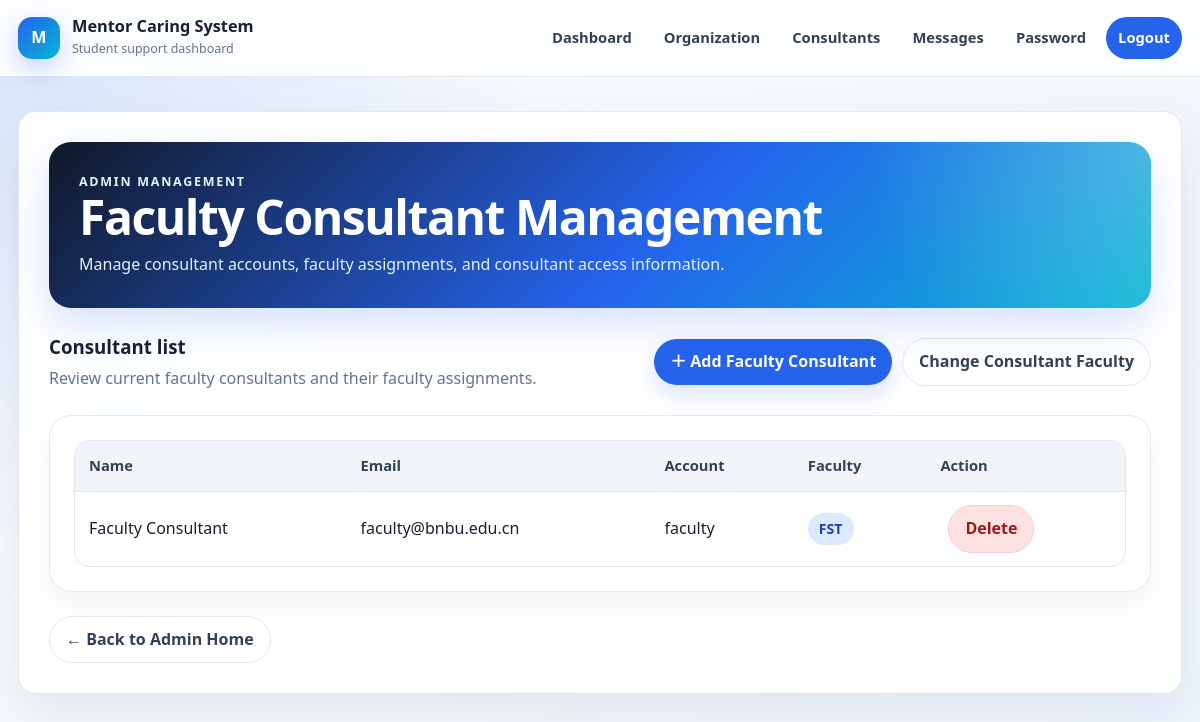
Page /admin/consultants (signed in) on the committed database.
### app/entity/faculty_consultant.py (models this page shows, shortened)
class FacultyConsultant(FacultyMember):
    __tablename__ = "faculty_consultants"
    id = db.Column(db.Integer, db.ForeignKey("faculty_members.id"), primary_key=True)
    __mapper_args__ = {
        "polymorphic_identity": "faculty_consultant",
    }

### app/entity/user.py (models this page shows, shortened)
class User(UserMixin, db.Model):
    __tablename__ = "users"
    id = db.Column(db.Integer, primary_key=True)
    user_id = db.Column(db.String(80), unique=True, nullable=False,
                       default=lambda: f"U-{uuid.uuid4().hex[:10].upper()}")
    account = db.Column(db.String(80), unique=True, nullable=False)
    password = db.Column(db.String(120), nullable=False)
    name = db.Column(db.String(120), nullable=False)
    email = db.Column(db.String(120))
    role = db.Column(db.String(50), nullable=False)
    user_type = db.Column(db.String(30), nullable=False, default="user")
    __mapper_args__ = {
        "polymorphic_identity": "user",
        "polymorphic_on": user_type,
    }

### app/entity/faculty.py (models this page shows, shortened)
class OrganizationUnit(object):
    unit_id = None
    name = None
    unit_type = None
    active = None
    created_date = None
    updated_date = None

class Faculty(db.Model, OrganizationUnit):
    __tablename__ = "faculties"
    id = db.Column(db.Integer, primary_key=True)
    name = db.Column(db.String(120), unique=True, nullable=False)
    active = db.Column(db.Boolean, default=True)
    created_at = db.Column(db.DateTime, default=local_now)
    updated_at = db.Column(db.DateTime, default=local_now, onupdate=local_now)
    departments = db.relationship("Department", backref="faculty", lazy=True)

### app/boundary/admin_boundary.py (the view)
@admin_bp.route("/admin/consultants")
@login_required
def admin_consultants():
    if current_user.role != "admin":
        flash("Only administrators can manage faculty consultants.")
        return redirect(url_for("auth.login"))
    consultants = get_all_faculty_consultants()
    return render_template("consultant_list.html", consultants=consultants)

### app/control/mentor_allocation_control.py (called while the page is built)
def get_all_faculty_consultants():
    return FacultyConsultantMapper.find_all()

### app/mapper/mentor_mapper.py (called while the page is built)
    @staticmethod
    def find_all():
        return FacultyConsultant.query.order_by(FacultyConsultant.name).all()

### app/templates/consultant_list.html (shortened to what this page needs)
{% extends "base.html" %}
{% block extra_css %}
<link rel="stylesheet" href="{{ url_for('static', filename='css/pages/organization.css') }}">
{% endblock %}
{% block content %}
<div class="consultant-page">
    <section class="org-hero">
        <p class="org-eyebrow">Admin Management</p>
        <h2>Faculty Consultant Management</h2>
        <p>Manage consultant accounts, faculty assignments, and consultant access information.</p>
    </section>
    <div class="org-toolbar">
        <div>
            <h3>Consultant list</h3>
            <p>Review current faculty consultants and their faculty assignments.</p>
        </div>
        <div class="org-actions">
            <a class="org-action" href="{{ url_for('admin.add_consultant') }}">＋ Add Faculty Consultant</a>
            <a class="org-secondary-action" href="{{ url_for('admin.change_consultant') }}">Change Consultant Faculty</a>
        </div>
    </div>
    {% if consultants %}
    <section class="org-card">
        <div class="org-table-wrap">
            <table class="org-table">
                <tr>
                    <th>Name</th>
                    <th>Email</th>
                    <th>Account</th>
                    <th>Faculty</th>
                    <th>Action</th>
                </tr>
                {% for c in consultants %}
                <tr>
                    <td>{{ c.name }}</td>
                    <td>{{ c.email }}</td>
                    <td>{{ c.account }}</td>
                    <td>
                        {% if c.faculty %}
                            <span class="org-status">{{ c.faculty.name }}</span>
                        {% else %}
                            <span class="org-status is-muted">Unassigned</span>
                        {% endif %}
                    </td>
                    <td>
                        <form method="POST" action="{{ url_for('admin.delete_consultant') }}" class="org-inline-form">
                            <button class="org-danger-action" type="submit" onclick="return confirm('Delete this consultant?')">Delete</button>
                        </form>
                    </td>
                </tr>
                {% endfor %}
            </table>
        </div>
    </section>
    {% else %}
    <p class="org-empty">No faculty consultants found.</p>
    {% endif %}
    <div>
        <a class="org-secondary-action" href="{{ url_for('admin.admin_home') }}">← Back to Admin Home</a>
    </div>
</div>
{% endblock %}

### app/static/css/pages/organization.css (style rules this page uses)
.organization-page, .org-form-page, .consultant-page, .group-page { display: flex; flex-direction: column; gap: 24px; }
.org-hero { position: relative; overflow: hidden; padding: 30px; border-radius: 22px; color: #fff; background: radial-gradient(circle at top right, rgba(255, 255, 255, 0.25), transparent 18rem), linear-gradient(135deg, #111827 0%, #2563eb 55%, #06b6d4 100%); box-shadow: 0 18px 40px rgba(37, 99, 235, 0.18); }
.org-eyebrow { margin: 0 0 8px; color: #bfdbfe; text-transform: uppercase; letter-spacing: 0.14em; font-size: 0.78rem; font-weight: 800; }
.org-hero h2 { margin: 0 0 10px; color: #fff; font-size: clamp(2rem, 4vw, 3rem); line-height: 1.05; }
.org-hero p { max-width: 760px; margin: 0; color: #e0f2fe; }
.org-toolbar { display: flex; align-items: center; justify-content: space-between; gap: 14px; flex-wrap: wrap; }
.org-toolbar h3 { margin: 0; color: #172033; }
.org-toolbar p { margin: 4px 0 0; color: var(--muted); }
.org-actions { display: flex; align-items: center; flex-wrap: wrap; gap: 10px; }
.org-action, .org-secondary-action, .org-danger-action, .org-view-action { display: inline-flex; align-items: center; justify-content: center; gap: 8px; min-height: 42px; padding: 10px 16px; border-radius: 999px; text-decoration: none; font-weight: 800; }
.org-action { color: #fff; background: var(--primary); box-shadow: 0 10px 22px rgba(37, 99, 235, 0.18); }
.org-secondary-action, .org-view-action { color: #334155; background: #fff; border: 1px solid var(--border); }
.org-danger-action { color: #991b1b; background: #fee2e2; border: 1px solid #fecaca; box-shadow: none; }
.org-inline-form { display: inline-flex; max-width: none; margin: 0; }
.org-card { padding: 24px; border: 1px solid rgba(226, 232, 240, 0.95); border-radius: 22px; background: rgba(255, 255, 255, 0.94); box-shadow: 0 12px 30px rgba(15, 23, 42, 0.05); }
.major-pill, .org-status { display: inline-flex; align-items: center; min-height: 30px; padding: 5px 11px; border-radius: 999px; color: #1e40af; background: #dbeafe; font-size: 0.88rem; font-weight: 800; }
.org-table-wrap { overflow-x: auto; }
.org-table { margin: 0; }
.org-table td, .org-table th { vertical-align: middle; }

### app/static/css/variables.css (style rules this page uses)
:root { --bg: #f4f7fb; --surface: #ffffff; --surface-soft: #f8fafc; --text: #172033; --muted: #64748b; --primary: #2563eb; --primary-dark: #1d4ed8; --primary-soft: #dbeafe; --border: #e2e8f0; --danger: #dc2626; --success: #16a34a; --warning: #d97706; --shadow: 0 18px 45px rgba(15, 23, 42, 0.08); --radius: 18px; }

### app/static/css/base.css (style rules this page uses)
* { box-sizing: border-box; }
html { min-height: 100%; }
body { margin: 0; min-height: 100vh; color: var(--text); font-family: "Segoe UI", "Microsoft YaHei", Arial, sans-serif; line-height: 1.6; background: radial-gradient(circle at top left, rgba(37, 99, 235, 0.16), transparent 34rem), linear-gradient(135deg, #f8fbff 0%, var(--bg) 55%, #eef4ff 100%); }
a { color: var(--primary); text-decoration: none; font-weight: 600; }

### app/static/css/layout.css (style rules this page uses)
.page-card h2 { margin: 0 0 22px; font-size: clamp(1.6rem, 2vw, 2.15rem); letter-spacing: -0.03em; }
.page-card h3 { margin-top: 28px; color: #1e293b; }
.page-card p { color: #334155; }

### app/static/css/forms.css (style rules this page uses)
form { max-width: 760px; }

### app/static/css/buttons.css (style rules this page uses)
button, input[type="submit"] { display: inline-flex; align-items: center; justify-content: center; min-height: 42px; padding: 10px 18px; border: 0; border-radius: 12px; color: #fff; background: var(--primary); font: inherit; font-weight: 800; cursor: pointer; box-shadow: 0 10px 22px rgba(37, 99, 235, 0.2); transition: 0.18s ease; }
form button + button, form input + button { margin-left: 8px; }

### app/static/css/tables.css (style rules this page uses)
table { width: 100%; margin: 18px 0 24px; border-collapse: separate; border-spacing: 0; overflow: hidden; border: 1px solid var(--border) !important; border-radius: 16px; background: #fff; box-shadow: 0 10px 25px rgba(15, 23, 42, 0.04); }
th, td { padding: 13px 14px !important; border: 0 !important; border-bottom: 1px solid var(--border) !important; text-align: left; vertical-align: top; }
th { color: #334155; background: #f1f5f9; font-size: 0.92rem; }
tr:last-child td { border-bottom: 0 !important; }
td form { max-width: none; }

### rows in the picture
FacultyConsultant: name "Faculty Consultant", email "faculty@bnbu.edu.cn", account "faculty", faculty.name "FST"
